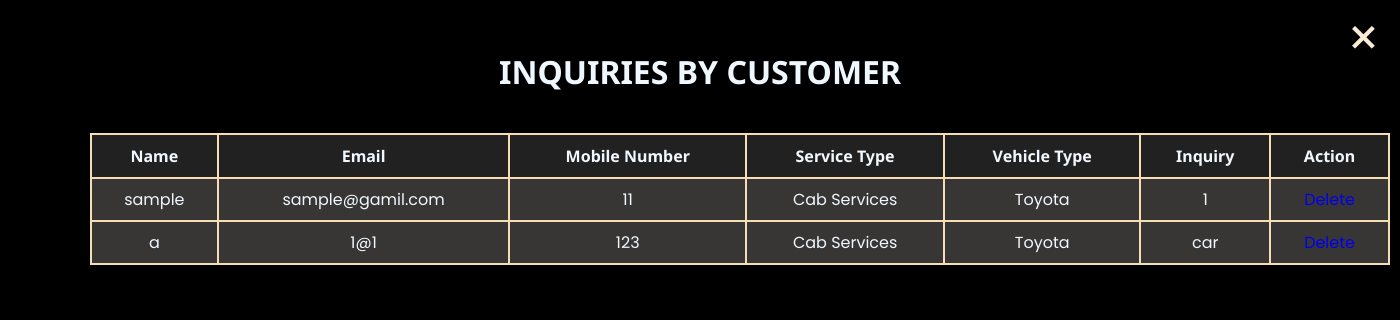
The app's page /inquery_list.php with its own data.
### tables this page shows
CREATE TABLE `inquires` (
  `id` int(11) NOT NULL,
  `name` varchar(255) DEFAULT NULL,
  `email` varchar(255) DEFAULT NULL,
  `mobile_number` int(11) DEFAULT NULL,
  `service_type` varchar(255) DEFAULT NULL,
  `vehicle_type` varchar(255) DEFAULT NULL,
  `inquiry` varchar(255) DEFAULT NULL
);

### inquery_list.php (the view, shortened to what this page needs)
<?php
$db = mysqli_connect('localhost','root','','inquires');
$results = mysqli_query($db, "SELECT * FROM inquires");
?>
<!DOCTYPE html>
<html lang="en">
<head>
    <link rel="stylesheet" Type="text/css" href="css/inquery_list.css">
</head>
<body>
    <div class="container">
        <div class="row">
            <h1>INQUIRIES BY CUSTOMER</h1>
        </div>
        <a href="index.php">
            <span class="close">+</span>
        </a>
        <div class="row">
        </div>
        <div class="row mt-5">
            <table class="table">
                <thead>
                    <tr>
                    <th scope="col">Name</th>
                    <th scope="col">Email</th>
                    <th scope="col">Mobile Number</th>
                    <th scope="col">Service Type</th>
                    <th scope="col">Vehicle Type</th>
                    <th scope="col">Inquiry</th>
                    <th scope="col">Action</th>
                    </tr>
                </thead>
                <tbody>
                    <?php while ($row = mysqli_fetch_array($results)) { ?>
                    <tr>
                        <td><?php echo $row['name']; ?></td>
                        <td><?php echo $row['email']; ?></td>
                        <td><?php echo $row['mobile_number']; ?></td>
                        <td><?php echo $row['service_type']; ?></td>
                        <td><?php echo $row['vehicle_type']; ?></td>
                        <td><?php echo $row['inquiry']; ?></td>
                        <td>
                            <a style="text-decoration:none;" href="server.php?inquery_delete=<?php echo $row['id']; ?>" class="btn btn-danger">Delete</a>
                        </td>
                    </tr>
                <?php } ?>
                </tbody>
            </table>
        </div>
    </div>
</body>
</html>

### css/inquery_list.css (style rules this page uses)
* { margin: 0; padding: 0; box-sizing: border-box; }
body { background-color: black; color: aliceblue; }
.row { position: relative; font-family:'Noto Sans', sans-serif; padding: 10px; text-align: center; top: 40px; }
table { width: 1300px; text-align: center; position: relative; left: 80px; padding: 20px; }
table,th,td { border: 2px solid wheat; border-collapse: collapse; }
table th { padding: 10px; background:rgb(34, 33, 33) ; }
table td { background: rgb(56, 53, 53); padding: 8px; font-family: 'Poppins', sans-serif; }
.close { font-size: 60px; font-weight: 600; display: inline-block; transform: rotate(45deg); color: antiquewhite; position: relative; cursor: pointer; float: right; bottom: 60px; right: 20px; }

### records on screen
inquires: name "sample", email "sample@gamil.com", mobile_number "11", service_type "Cab Services", vehicle_type "Toyota", inquiry "1"
inquires: name "a", email "1@1", mobile_number "123", service_type "Cab Services", vehicle_type "Toyota", inquiry "car"
